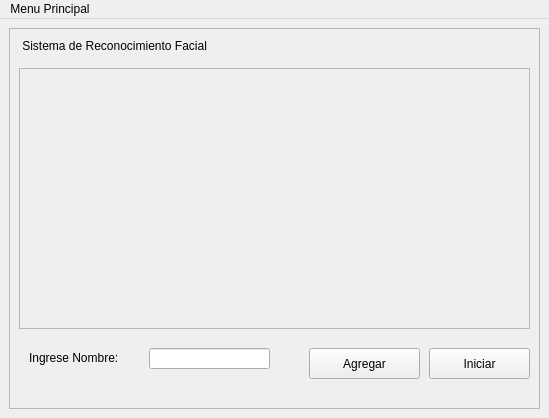
<?xml version="1.0" encoding="UTF-8"?>
<ui version="4.0">
 <class>MainWindow</class>
 <widget class="QMainWindow" name="MainWindow">
  <property name="windowModality">
   <enum>Qt::ApplicationModal</enum>
  </property>
  <property name="geometry">
   <rect>
    <x>0</x>
    <y>0</y>
    <width>549</width>
    <height>418</height>
   </rect>
  </property>
  <property name="windowTitle">
   <string>Reconocimiento Facial</string>
  </property>
  <property name="windowIcon">
   <iconset>
    <normaloff>logo-UNLa.jpg</normaloff>logo-UNLa.jpg</iconset>
  </property>
  <property name="autoFillBackground">
   <bool>false</bool>
  </property>
  <property name="styleSheet">
   <string notr="true">font: 75 italic 12pt &quot;Times New Roman&quot;;
background-image: url(&quot;frameunla.png&quot;);</string>
  </property>
  <widget class="QWidget" name="centralwidget">
   <layout class="QGridLayout" name="gridLayout">
    <item row="0" column="0">
     <widget class="QFrame" name="main_frame">
      <property name="frameShape">
       <enum>QFrame::StyledPanel</enum>
      </property>
      <property name="frameShadow">
       <enum>QFrame::Raised</enum>
      </property>
      <widget class="QLabel" name="label">
       <property name="geometry">
        <rect>
         <x>10</x>
         <y>10</y>
         <width>331</width>
         <height>16</height>
        </rect>
       </property>
       <property name="text">
        <string> Sistema de Reconocimiento Facial</string>
       </property>
      </widget>
      <widget class="QFrame" name="ImgWidget">
       <property name="geometry">
        <rect>
         <x>10</x>
         <y>40</y>
         <width>511</width>
         <height>261</height>
        </rect>
       </property>
       <property name="frameShape">
        <enum>QFrame::StyledPanel</enum>
       </property>
       <property name="frameShadow">
        <enum>QFrame::Raised</enum>
       </property>
      </widget>
      <widget class="QLabel" name="label_2">
       <property name="geometry">
        <rect>
         <x>20</x>
         <y>320</y>
         <width>121</width>
         <height>20</height>
        </rect>
       </property>
       <property name="text">
        <string>Ingrese Nombre:</string>
       </property>
      </widget>
      <widget class="QLineEdit" name="nameText">
       <property name="geometry">
        <rect>
         <x>140</x>
         <y>320</y>
         <width>121</width>
         <height>21</height>
        </rect>
       </property>
      </widget>
      <widget class="QPushButton" name="pushButton">
       <property name="geometry">
        <rect>
         <x>300</x>
         <y>320</y>
         <width>111</width>
         <height>31</height>
        </rect>
       </property>
       <property name="text">
        <string>Agregar</string>
       </property>
      </widget>
      <widget class="QPushButton" name="startButton">
       <property name="geometry">
        <rect>
         <x>420</x>
         <y>320</y>
         <width>101</width>
         <height>31</height>
        </rect>
       </property>
       <property name="text">
        <string>Iniciar</string>
       </property>
      </widget>
      <widget class="QLabel" name="mensajeLabel">
       <property name="geometry">
        <rect>
         <x>320</x>
         <y>10</y>
         <width>201</width>
         <height>20</height>
        </rect>
       </property>
       <property name="font">
        <font>
         <family>Times New Roman</family>
         <pointsize>12</pointsize>
         <weight>9</weight>
         <italic>true</italic>
         <bold>false</bold>
        </font>
       </property>
       <property name="text">
        <string/>
       </property>
      </widget>
     </widget>
    </item>
   </layout>
  </widget>
  <widget class="QMenuBar" name="menubar">
   <property name="geometry">
    <rect>
     <x>0</x>
     <y>0</y>
     <width>549</width>
     <height>25</height>
    </rect>
   </property>
   <widget class="QMenu" name="menuHunla">
    <property name="title">
     <string>Menu Principal</string>
    </property>
    <addaction name="separator"/>
    <addaction name="actionInciar_Busqueda"/>
   </widget>
   <addaction name="menuHunla"/>
  </widget>
  <action name="actionInciar_Busqueda">
   <property name="text">
    <string>Inciar Busqueda</string>
   </property>
  </action>
  <action name="actionAgregar_Persona">
   <property name="text">
    <string>Agregar Imagen</string>
   </property>
  </action>
 </widget>
 <resources/>
 <connections/>
</ui>
